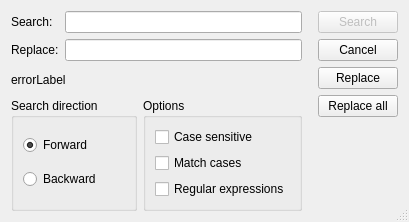
<?xml version="1.0" encoding="UTF-8"?>
<ui version="4.0">
 <class>CFindReplace</class>
 <widget class="QDialog" name="CFindReplace">
  <property name="geometry">
   <rect>
    <x>0</x>
    <y>0</y>
    <width>409</width>
    <height>222</height>
   </rect>
  </property>
  <property name="windowTitle">
   <string notr="true">Search</string>
  </property>
  <property name="windowIcon">
   <iconset resource="res/inyokaedit_resources.qrc">
    <normaloff>:/images/inyokaedit_64x64.png</normaloff>:/images/inyokaedit_64x64.png</iconset>
  </property>
  <property name="locale">
   <locale language="English" country="UnitedKingdom"/>
  </property>
  <property name="sizeGripEnabled">
   <bool>true</bool>
  </property>
  <layout class="QHBoxLayout" name="layout_MainHorizontal">
   <item>
    <layout class="QVBoxLayout" name="layout_left">
     <item>
      <layout class="QVBoxLayout" name="layout_left_top">
       <item>
        <layout class="QGridLayout" name="gridLayout_Input">
         <item row="0" column="0">
          <widget class="QLabel" name="lbl_Search">
           <property name="text">
            <string>Search:</string>
           </property>
          </widget>
         </item>
         <item row="0" column="1">
          <widget class="QLineEdit" name="text_Search"/>
         </item>
         <item row="1" column="0">
          <widget class="QLabel" name="lbl_Replace">
           <property name="text">
            <string>Replace:</string>
           </property>
          </widget>
         </item>
         <item row="1" column="1">
          <widget class="QLineEdit" name="text_Replace"/>
         </item>
        </layout>
       </item>
      </layout>
     </item>
     <item>
      <widget class="QLabel" name="lbl_Error">
       <property name="text">
        <string>errorLabel</string>
       </property>
      </widget>
     </item>
     <item>
      <layout class="QHBoxLayout" name="layout_left_bottom">
       <item>
        <widget class="QGroupBox" name="groupBox_Direction">
         <property name="title">
          <string>Search direction</string>
         </property>
         <layout class="QVBoxLayout" name="layout_Direction">
          <item>
           <widget class="QRadioButton" name="radio_Forward">
            <property name="text">
             <string>Forward</string>
            </property>
            <property name="checked">
             <bool>true</bool>
            </property>
           </widget>
          </item>
          <item>
           <widget class="QRadioButton" name="radio_Backward">
            <property name="text">
             <string>Backward</string>
            </property>
           </widget>
          </item>
         </layout>
        </widget>
       </item>
       <item>
        <widget class="QGroupBox" name="groupBox_Options">
         <property name="title">
          <string>Options</string>
         </property>
         <layout class="QVBoxLayout" name="layout_Options">
          <item>
           <widget class="QCheckBox" name="check_Case">
            <property name="text">
             <string>Case sensitive</string>
            </property>
           </widget>
          </item>
          <item>
           <widget class="QCheckBox" name="check_WholeWord">
            <property name="text">
             <string>Match cases</string>
            </property>
           </widget>
          </item>
          <item>
           <widget class="QCheckBox" name="check_Regexp">
            <property name="text">
             <string>Regular expressions</string>
            </property>
           </widget>
          </item>
         </layout>
        </widget>
       </item>
      </layout>
     </item>
    </layout>
   </item>
   <item>
    <layout class="QVBoxLayout" name="layout_right">
     <property name="leftMargin">
      <number>10</number>
     </property>
     <item>
      <widget class="QPushButton" name="button_Find">
       <property name="enabled">
        <bool>false</bool>
       </property>
       <property name="text">
        <string>Search</string>
       </property>
       <property name="default">
        <bool>true</bool>
       </property>
      </widget>
     </item>
     <item>
      <widget class="QPushButton" name="button_Cancel">
       <property name="text">
        <string>Cancel</string>
       </property>
       <property name="autoDefault">
        <bool>true</bool>
       </property>
      </widget>
     </item>
     <item>
      <widget class="QPushButton" name="button_Replace">
       <property name="text">
        <string>Replace</string>
       </property>
      </widget>
     </item>
     <item>
      <widget class="QPushButton" name="button_ReplaceAll">
       <property name="text">
        <string>Replace all</string>
       </property>
      </widget>
     </item>
     <item>
      <spacer name="verticalSpacer_Buttons">
       <property name="orientation">
        <enum>Qt::Vertical</enum>
       </property>
       <property name="sizeHint" stdset="0">
        <size>
         <width>20</width>
         <height>40</height>
        </size>
       </property>
      </spacer>
     </item>
    </layout>
   </item>
  </layout>
 </widget>
 <resources>
  <include location="res/inyokaedit_resources.qrc"/>
 </resources>
 <connections/>
</ui>
